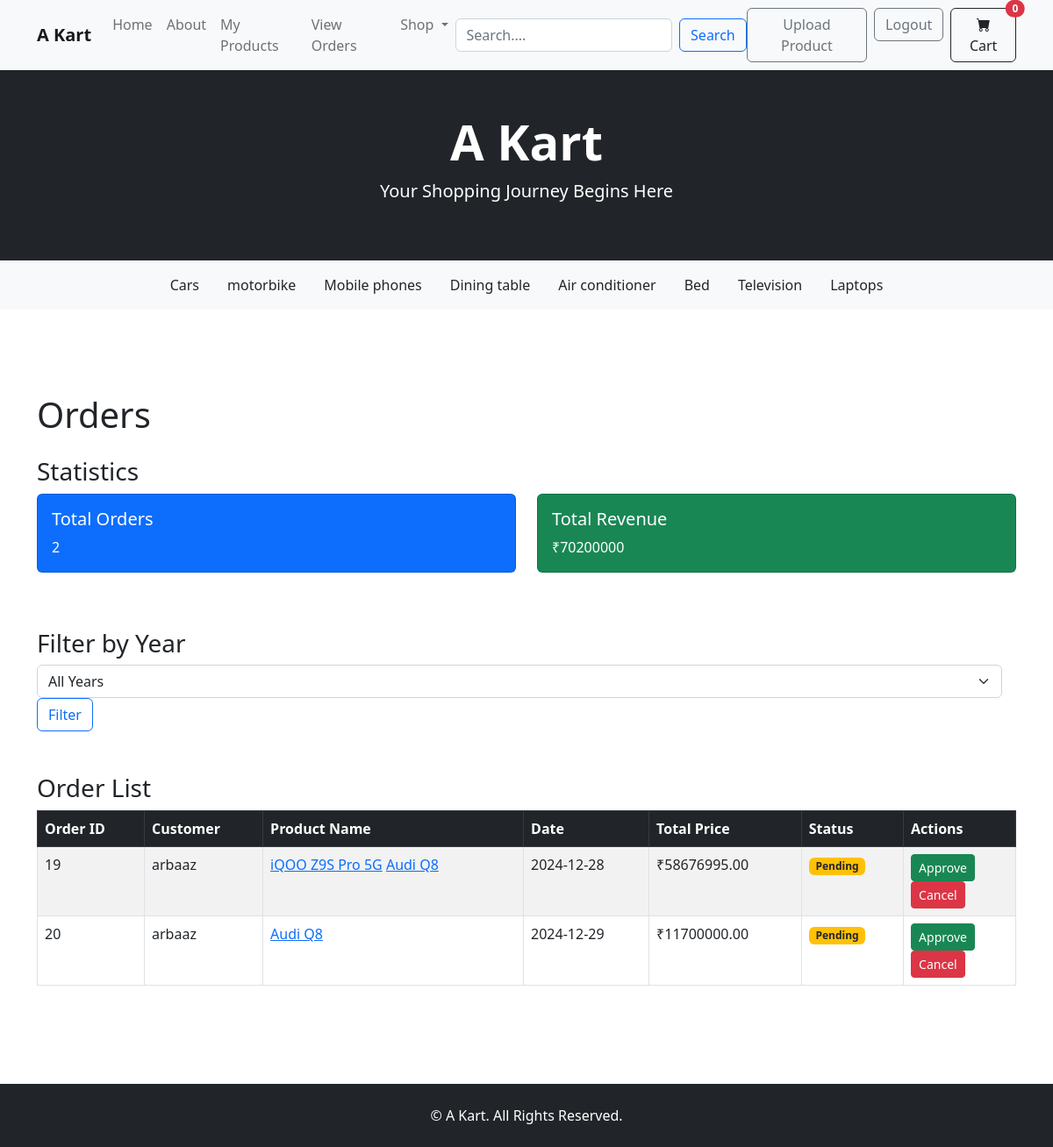
/orders/orders/ (signed in), run on the app's committed database.
### store/models.py (models this page shows, shortened)
class SubCategory(models.Model):
    name = models.CharField(max_length=50)
    parent = models.ForeignKey(Category, on_delete=models.CASCADE, related_name='children', blank=True, null=True)
    class Meta:
        verbose_name_plural = 'Sub Categories'

class Product(models.Model):
    seller = models.ForeignKey(User, on_delete=models.CASCADE, null=True)
    name = models.CharField(max_length=50)
    image = models.ImageField(upload_to='upload/product', null=False)
    price = models.DecimalField(default=0, decimal_places=2, max_digits=20)
    sale_price = models.DecimalField(default=0, decimal_places=2, max_digits=20, null=True, blank=True)
    description = models.TextField(blank=True, null=True)
    category = models.ForeignKey(Category, on_delete=models.CASCADE)
    sub_category = models.ForeignKey(SubCategory, on_delete=models.CASCADE, null=True, blank=True)
    is_on_sale = models.BooleanField(default=False)

### orders/models.py (models this page shows, shortened)
class Order(models.Model):
    user = models.ForeignKey(User, on_delete=models.CASCADE)
    products = models.ManyToManyField(Product, through='OrderItem')  # Through table for quantity and price
    total_price = models.DecimalField(default=0, decimal_places=2, max_digits=20)
    order_date = models.DateTimeField(auto_now_add=True)
    quantity = models.PositiveIntegerField(default=1)
    status = models.CharField(
        max_length=20,
        choices=[
            ('Pending', 'Pending'),
            ('Approved', 'Approved'),
            ('Cancelled', 'Cancelled'),
            ('Completed', 'Completed')
        ],
        default='Pending'
    )
    seller_approval = models.BooleanField(null=True, blank=True)  # None = Pending, True = Approved, False = Cancelled

### orders/views.py (the view)
# urls.py: path('orders/', views.SellerOrderListView.as_view(), name='order_list'),
class SellerOrderListView(ListView):
    model = Order
    template_name = 'order_list.html'
    context_object_name = 'orders'
    def get_queryset(self):
        user = self.request.user
        return Order.objects.filter(
            items__product__seller=user  # Ensure 'items' refers to related OrderItems
        ).distinct()
    def get_context_data(self, **kwargs):
        context = super().get_context_data(**kwargs)
        user = self.request.user
        context['total_orders'] = self.get_queryset().count()
        context['orders_by_year'] = (
            self.get_queryset()
            .values('order_date__year')
            .annotate(total=Count('id'))
            .order_by('-order_date__year')
        )
        context['total_revenue'] = OrderItem.objects.filter(
            product__seller=user
        ).aggregate(
            total_revenue=Sum('total_price')
        )['total_revenue']
        return context

### store/context_processors.py (called while the page is built)
def categories_context_processor(request):
    return {
        'Categories': Category.objects.all()
    }

def sub_categories_context_processor(request):
    return{
        'sub_categories': SubCategory.objects.all()
    }

def cart_context(request):
    if request.user.is_authenticated:
        cart = Cart.objects.filter(user=request.user).count()
        return {'cart': cart}
    return {'cart': None}

### orders/templates/order_list.html (shortened to what this page needs)
{% extends 'base.html' %}
{% block content %}
<div class="container mt-5">
    <h1 class="mb-4">Orders</h1>
    <div class="mb-5">
        <h3>Statistics</h3>
        <div class="row">
            <div class="col-md-6">
                <div class="card text-white bg-primary mb-3">
                    <div class="card-body">
                        <h5 class="card-title">Total Orders</h5>
                        <p class="card-text">{{ total_orders }}</p>
                    </div>
                </div>
            </div>
            <div class="col-md-6">
                <div class="card text-white bg-success mb-3">
                    <div class="card-body">
                        <h5 class="card-title">Total Revenue</h5>
                        <p class="card-text">₹{{ total_revenue }}</p>
                    </div>
                </div>
            </div>
        </div>
    </div>
    <div class="mb-5">
        <h3>Filter by Year</h3>
        <form method="get" class="form-inline">
            <div class="form-group me-3">
                <select class="form-select" name="year">
                    <option value="">All Years</option>
                </select>
            </div>
            <button type="submit" class="btn btn-outline-primary">Filter</button>
        </form>
    </div>
    <div class="mb-5">
        <h3>Order List</h3>
        <div class="table-responsive">
            <table class="table table-bordered table-striped">
                <thead class="table-dark">
                    <tr>
                        <th>Order ID</th>
                        <th>Customer</th>
                        <th>Product Name</th>
                        <th>Date</th>
                        <th>Total Price</th>
                        <th>Status</th>
                        <th>Actions</th>
                    </tr>
                </thead>
                <tbody>
                    {% for order in orders %}
                        <tr>
                            <td>{{ order.id }}</td>
                            <td>{{ order.user.username }}</td>
                            <td>
                                {% for product in order.products.all %}
                                <a href="{% url 'product' product.id %}">{{ product.name }}</a>
                                {% endfor %}
                            </td>
                            <td>{{ order.order_date|date:"Y-m-d" }}</td>
                            <td>₹{{ order.total_price }}</td>
                            <td>
                                <span class="badge
                                    {% if order.status == 'Approved' %} bg-success
                                    {% elif order.status == 'Cancelled' %} bg-danger
                                    {% else %} bg-warning text-dark
                                    {% endif %}">
                                    {{ order.status }}
                                </span>
                            </td>
                            <td>
                                {% if order.seller_approval is None %}
                                    <form method="post" action="{% url 'approve_order' order.id %}">
                                        <button type="submit" class="btn btn-sm btn-success">Approve</button>
                                    </form>
                                    <form method="post" action="{% url 'cancel_order' order.id %}">
                                        <button type="submit" class="btn btn-sm btn-danger">Cancel</button>
                                    </form>
                                {% elif order.seller_approval %}
                                    <span class="badge bg-success">Approved</span>
                                {% else %}
                                    <span class="badge bg-danger">Cancelled</span>
                                {% endif %}
                            </td>
                        </tr>
                    {% empty %}
                        <tr>
                            <td colspan="7" class="text-center">No orders found.</td>
                        </tr>
                    {% endfor %}
                </tbody>
            </table>
        </div>
    </div>
</div>
{% endblock %}

### store/templates/base.html (shortened to what this page needs)
<!DOCTYPE html>
<html lang="en">
<head>
    {% load static %}
    <link href="https://cdn.jsdelivr.net/npm/bootstrap-icons@1.10.0/font/bootstrap-icons.css" rel="stylesheet" />
    <link href="https://cdn.jsdelivr.net/npm/bootstrap-icons/font/bootstrap-icons.css" rel="stylesheet">
    <link href="https://cdn.jsdelivr.net/npm/bootstrap@5.3.0/dist/css/bootstrap.min.css" rel="stylesheet" />
    <link rel="stylesheet" href="https://cdn.jsdelivr.net/npm/bootstrap-icons/font/bootstrap-icons.css">
    <link href="{% static 'css/styles.css' %}" rel="stylesheet" />
</head>
<body>
<nav class="navbar navbar-expand-lg navbar-light bg-light shadow-sm sticky-top">
    <div class="container">
        <a class="navbar-brand fw-bold" href="{% url 'home' %}">A Kart</a>
        <div class="collapse navbar-collapse" id="navbarContent">
            <ul class="navbar-nav me-auto mb-2 mb-lg-0">
                <li class="nav-item">
                    <a class="nav-link {% if request.resolver_match.url_name == 'home' %}active{% endif %}" href="{% url 'home' %}">Home</a>
                </li>
                <li class="nav-item">
                    <a class="nav-link" href="#!">About</a>
                </li>
                {% if user.is_authenticated %}
                <li class="nav-item">
                    <a class="nav-link" href="{% url 'seller_products' %}">My Products</a>
                </li>
                <li class="nav-item">
                    <a class="nav-link" href="{% url 'order_list' %}">View Orders</a>
                </li>
                {% endif %}
                <li class="nav-item dropdown">
                    <a class="nav-link dropdown-toggle" href="#" id="shopDropdown" role="button" data-bs-toggle="dropdown" aria-expanded="false">
                        Shop
                    </a>
                </li>
            </ul>
            <form class="d-flex" method="GET" action="{% url 'search_results' %}">
                <input class="form-control me-2" type="search" placeholder="Search...." aria-label="Search" name="search">
                <button class="btn btn-outline-primary" type="submit">Search</button>
            </form>
            <ul class="navbar-nav ms-auto mb-2 mb-lg-0">
                {% if user.is_authenticated %}
                <li class="nav-item">
                    <a class="btn btn-outline-secondary me-2" href=" {% url 'list_product' %} ">Upload Product</a>
                </li>
                    <li class="nav-item">
                        <a class="btn btn-outline-secondary me-2" href="{% url 'logout' %}">Logout</a>
                    </li>
                {% endif %}
                <li class="nav-item">
                    <a class="btn btn-outline-dark position-relative" href="{% url 'view_cart' %}">
                        <i class="bi bi-cart-fill"></i> Cart
                        <span class="position-absolute top-0 start-100 translate-middle badge rounded-pill bg-danger">
                            {{ cart|default:0 }}
                        </span>
                    </a>
                </li>
            </ul>
        </div>
    </div>
</nav>
    <header class="bg-dark py-5 text-white text-center">
        <div class="container">
            <h1 class="display-4 fw-bolder">A Kart</h1>
            <p class="lead">Your Shopping Journey Begins Here</p>
        </div>
    </header>
    {% if sub_categories %}
        <div class="bg-light py-2">
            <div class="container">
                <nav class="nav nav-pills justify-content-center">
                    {% for sub in sub_categories %}
                        <a class="nav-link text-dark {% if request.resolver_match.kwargs.name == sub.name %}active{% endif %}" href="{% url 'subcategory' sub.name %}">
                            {{ sub.name }}
                        </a>
                    {% endfor %}
                </nav>
            </div>
        </div>
    {% endif %}
    <main class="py-5">
        {% block content %}
        {% endblock content %}
    </main>
    <footer class="bg-dark text-white py-4">
        <div class="container text-center">
            <p class="mb-0">&copy; {{ current_year }} A Kart. All Rights Reserved.</p>
        </div>
    </footer>
</body>
</html>

### data on the page
SubCategory: name "Cars"
SubCategory: name "motorbike"
SubCategory: name "Mobile phones"
SubCategory: name "Dining table"
SubCategory: name "Air conditioner"
SubCategory: name "Bed"
SubCategory: name "Television"
SubCategory: name "Laptops"
Order: id "19", user.username "arbaaz", order_date "2024-12-28", total_price "58676995.00", status "Pending", shows "Approve"
Product: name "iQOO Z9S Pro 5G"
Product: name "Audi Q8"
Order: id "20", user.username "arbaaz", order_date "2024-12-29", total_price "11700000.00", status "Pending", shows "Approve"

### other printed values
{{ cart|default:0 }} "0"
{{ total_orders }} "2"
{{ total_revenue }} "70200000"
